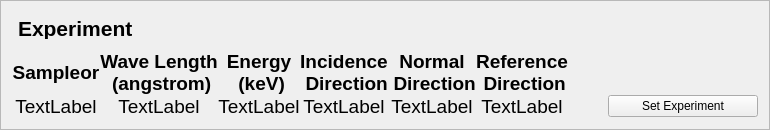
        <widget class="QFrame" name="frame_2">
         <property name="font">
          <font>
           <weight>50</weight>
           <bold>false</bold>
          </font>
         </property>
         <property name="frameShape">
          <enum>QFrame::StyledPanel</enum>
         </property>
         <property name="frameShadow">
          <enum>QFrame::Raised</enum>
         </property>
         <layout class="QVBoxLayout" name="verticalLayout_4">
          <item>
           <widget class="QLabel" name="label_6">
            <property name="font">
             <font>
              <pointsize>16</pointsize>
              <weight>75</weight>
              <bold>true</bold>
             </font>
            </property>
            <property name="styleSheet">
             <string notr="true"> QLabel {
    qproperty-alignment: AlignCenter;
    padding: 5px 0px;
    color: rgb(0, 0, 0);
    max-height: 22px;
    font-size: 16pt;
	font-weight: bold; 
}</string>
            </property>
            <property name="text">
             <string>Experiment</string>
            </property>
           </widget>
          </item>
          <item>
           <layout class="QGridLayout" name="gridLayout_4">
            <property name="spacing">
             <number>0</number>
            </property>
            <item row="1" column="5">
             <widget class="QLabel" name="label_exp6">
              <property name="font">
               <font>
                <pointsize>14</pointsize>
                <weight>50</weight>
                <bold>false</bold>
               </font>
              </property>
              <property name="text">
               <string>TextLabel</string>
              </property>
              <property name="alignment">
               <set>Qt::AlignCenter</set>
              </property>
             </widget>
            </item>
            <item row="1" column="0">
             <widget class="QLabel" name="label_exp1">
              <property name="font">
               <font>
                <pointsize>14</pointsize>
                <weight>50</weight>
                <bold>false</bold>
               </font>
              </property>
              <property name="text">
               <string>TextLabel</string>
              </property>
              <property name="alignment">
               <set>Qt::AlignCenter</set>
              </property>
             </widget>
            </item>
            <item row="0" column="5">
             <widget class="QLabel" name="label_17">
              <property name="font">
               <font>
                <pointsize>14</pointsize>
                <weight>75</weight>
                <bold>true</bold>
               </font>
              </property>
              <property name="text">
               <string>Reference 
 Direction</string>
              </property>
              <property name="alignment">
               <set>Qt::AlignCenter</set>
              </property>
             </widget>
            </item>
            <item row="0" column="1">
             <widget class="QLabel" name="label_10">
              <property name="font">
               <font>
                <pointsize>14</pointsize>
                <weight>75</weight>
                <bold>true</bold>
               </font>
              </property>
              <property name="text">
               <string>Wave Length 
 (angstrom)</string>
              </property>
              <property name="alignment">
               <set>Qt::AlignCenter</set>
              </property>
             </widget>
            </item>
            <item row="0" column="4">
             <widget class="QLabel" name="label_16">
              <property name="font">
               <font>
                <pointsize>14</pointsize>
                <weight>75</weight>
                <bold>true</bold>
               </font>
              </property>
              <property name="text">
               <string>Normal 
 Direction</string>
              </property>
              <property name="alignment">
               <set>Qt::AlignCenter</set>
              </property>
             </widget>
            </item>
            <item row="1" column="1">
             <widget class="QLabel" name="label_exp2">
              <property name="font">
               <font>
                <pointsize>14</pointsize>
                <weight>50</weight>
                <bold>false</bold>
               </font>
              </property>
              <property name="text">
               <string>TextLabel</string>
              </property>
              <property name="alignment">
               <set>Qt::AlignCenter</set>
              </property>
             </widget>
            </item>
            <item row="1" column="2">
             <widget class="QLabel" name="label_exp3">
              <property name="font">
               <font>
                <pointsize>14</pointsize>
                <weight>50</weight>
                <bold>false</bold>
               </font>
              </property>
              <property name="text">
               <string>TextLabel</string>
              </property>
              <property name="alignment">
               <set>Qt::AlignCenter</set>
              </property>
             </widget>
            </item>
            <item row="1" column="4">
             <widget class="QLabel" name="label_exp5">
              <property name="font">
               <font>
                <pointsize>14</pointsize>
                <weight>50</weight>
                <bold>false</bold>
               </font>
              </property>
              <property name="text">
               <string>TextLabel</string>
              </property>
              <property name="alignment">
               <set>Qt::AlignCenter</set>
              </property>
             </widget>
            </item>
            <item row="0" column="2">
             <widget class="QLabel" name="label_12">
              <property name="font">
               <font>
                <pointsize>14</pointsize>
                <weight>75</weight>
                <bold>true</bold>
               </font>
              </property>
              <property name="text">
               <string>Energy 
 (keV)</string>
              </property>
              <property name="alignment">
               <set>Qt::AlignCenter</set>
              </property>
             </widget>
            </item>
            <item row="0" column="3">
             <widget class="QLabel" name="label_14">
              <property name="font">
               <font>
                <pointsize>14</pointsize>
                <weight>75</weight>
                <bold>true</bold>
               </font>
              </property>
              <property name="text">
               <string>Incidence 
 Direction</string>
              </property>
              <property name="alignment">
               <set>Qt::AlignCenter</set>
              </property>
             </widget>
            </item>
            <item row="1" column="3">
             <widget class="QLabel" name="label_exp4">
              <property name="font">
               <font>
                <pointsize>14</pointsize>
                <weight>50</weight>
                <bold>false</bold>
               </font>
              </property>
              <property name="text">
               <string>TextLabel</string>
              </property>
              <property name="alignment">
               <set>Qt::AlignCenter</set>
              </property>
             </widget>
            </item>
            <item row="1" column="6">
             <spacer name="horizontalSpacer_5">
              <property name="orientation">
               <enum>Qt::Horizontal</enum>
              </property>
              <property name="sizeType">
               <enum>QSizePolicy::Fixed</enum>
              </property>
              <property name="sizeHint" stdset="0">
               <size>
                <width>40</width>
                <height>20</height>
               </size>
              </property>
             </spacer>
            </item>
            <item row="0" column="0">
             <widget class="QLabel" name="label_8">
              <property name="font">
               <font>
                <pointsize>14</pointsize>
                <weight>75</weight>
                <bold>true</bold>
               </font>
              </property>
              <property name="text">
               <string>Sampleor</string>
              </property>
              <property name="alignment">
               <set>Qt::AlignCenter</set>
              </property>
             </widget>
            </item>
            <item row="1" column="7">
             <widget class="PyDMRelatedDisplayButton" name="PyDMRelatedDisplayButton_3">
              <property name="minimumSize">
               <size>
                <width>150</width>
                <height>0</height>
               </size>
              </property>
              <property name="maximumSize">
               <size>
                <width>150</width>
                <height>16777215</height>
               </size>
              </property>
              <property name="toolTip">
               <string/>
              </property>
              <property name="text">
               <string>Set Experiment</string>
              </property>
              <property name="filenames" stdset="0">
               <stringlist>
                <string>experiment.py</string>
               </stringlist>
              </property>
              <property name="openInNewWindow" stdset="0">
               <bool>true</bool>
              </property>
             </widget>
            </item>
           </layout>
          </item>
         </layout>
        </widget>
